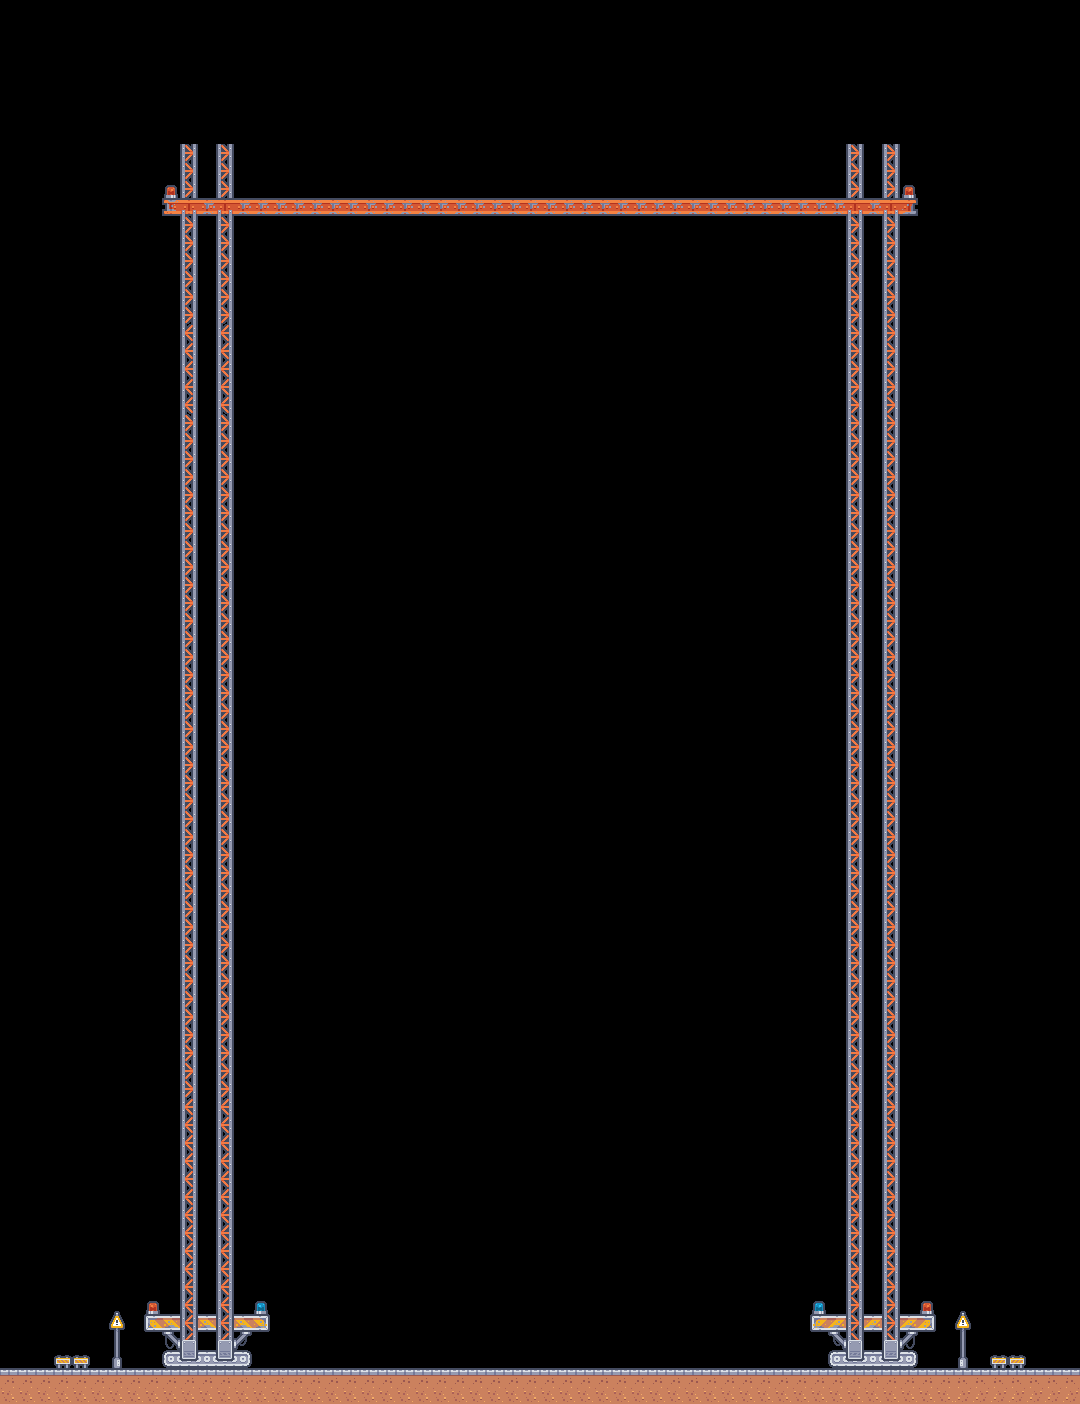

Below is a game level as drawn by its tile map, then a one-line description and the .tmx that defines it (tile-layer data replaced by summaries):
An orthogonal 60x78 tile map with 18x18 px tiles, 2 tile layers (Ground, Crane), 1 hidden layer not drawn, 2 tilesets and 50 objects.

<map version="1.9" tiledversion="1.9.2" orientation="orthogonal" renderorder="right-down" width="60" height="78" tilewidth="18" tileheight="18" infinite="0" nextlayerid="8" nextobjectid="52">
 <tileset firstgid="1" source="crane.tsx" />
 <tileset firstgid="113" source="foundation.tsx" />
 <layer id="2" name="Ground" width="60" height="78" offsetx="-0.00804921" offsety="-0.0416667">
  <data>[4680 cells, 120 non-empty, 2 distinct tile ids]</data>
 </layer>
 <layer id="3" name="Crane" width="60" height="78" offsetx="-0.00804921" offsety="-0.0416667">
  <data>[4680 cells, 348 non-empty, 22 distinct tile ids]</data>
 </layer>
 <layer id="4" name="Foundation" width="60" height="78" visible="0" offsetx="-0.00804921" offsety="-0.0416667">
  <data>[4680 cells, 40 non-empty, 1 distinct tile ids]</data>
 </layer>
 <objectgroup id="5" name="FoundationObj">
  <object id="1" x="449.894" y="1295.84" width="18.2029" height="18.2391" />
  <object id="51" x="450" y="1278" width="18.2029" height="18.2391" />
  <object id="21" x="450" y="1314" width="18.2029" height="18.2391" />
  <object id="31" x="450" y="1332" width="18.2029" height="18.2391" />
  <object id="41" x="450" y="1350" width="18.2029" height="18.2391" />
  <object id="3" x="468" y="1296" width="18.2029" height="18.2391" />
  <object id="50" x="468.106" y="1278.16" width="18.2029" height="18.2391" />
  <object id="20" x="468.106" y="1314.16" width="18.2029" height="18.2391" />
  <object id="30" x="468.106" y="1332.16" width="18.2029" height="18.2391" />
  <object id="40" x="468.106" y="1350.16" width="18.2029" height="18.2391" />
  <object id="4" x="486" y="1296" width="18.2029" height="18.2391" />
  <object id="49" x="486.106" y="1278.16" width="18.2029" height="18.2391" />
  <object id="19" x="486.106" y="1314.16" width="18.2029" height="18.2391" />
  <object id="29" x="486.106" y="1332.16" width="18.2029" height="18.2391" />
  <object id="39" x="486.106" y="1350.16" width="18.2029" height="18.2391" />
  <object id="5" x="504" y="1296" width="18.2029" height="18.2391" />
  <object id="48" x="504.106" y="1278.16" width="18.2029" height="18.2391" />
  <object id="18" x="504.106" y="1314.16" width="18.2029" height="18.2391" />
  <object id="28" x="504.106" y="1332.16" width="18.2029" height="18.2391" />
  <object id="38" x="504.106" y="1350.16" width="18.2029" height="18.2391" />
  <object id="6" x="522" y="1296" width="18.2029" height="18.2391" />
  <object id="47" x="522.106" y="1278.16" width="18.2029" height="18.2391" />
  <object id="17" x="522.106" y="1314.16" width="18.2029" height="18.2391" />
  <object id="27" x="522.106" y="1332.16" width="18.2029" height="18.2391" />
  <object id="37" x="522.106" y="1350.16" width="18.2029" height="18.2391" />
  <object id="7" x="540" y="1296" width="18.2029" height="18.2391" />
  <object id="46" x="540.106" y="1278.16" width="18.2029" height="18.2391" />
  <object id="16" x="540.106" y="1314.16" width="18.2029" height="18.2391" />
  <object id="26" x="540.106" y="1332.16" width="18.2029" height="18.2391" />
  <object id="36" x="540.106" y="1350.16" width="18.2029" height="18.2391" />
  <object id="8" x="558" y="1296" width="18.2029" height="18.2391" />
  <object id="45" x="558.106" y="1278.16" width="18.2029" height="18.2391" />
  <object id="15" x="558.106" y="1314.16" width="18.2029" height="18.2391" />
  <object id="25" x="558.106" y="1332.16" width="18.2029" height="18.2391" />
  <object id="35" x="558.106" y="1350.16" width="18.2029" height="18.2391" />
  <object id="9" x="576" y="1296" width="18.2029" height="18.2391" />
  <object id="44" x="576.106" y="1278.16" width="18.2029" height="18.2391" />
  <object id="14" x="576.106" y="1314.16" width="18.2029" height="18.2391" />
  <object id="24" x="576.106" y="1332.16" width="18.2029" height="18.2391" />
  <object id="34" x="576.106" y="1350.16" width="18.2029" height="18.2391" />
  <object id="10" x="594" y="1296" width="18.2029" height="18.2391" />
  <object id="43" x="594.106" y="1278.16" width="18.2029" height="18.2391" />
  <object id="13" x="594.106" y="1314.16" width="18.2029" height="18.2391" />
  <object id="23" x="594.106" y="1332.16" width="18.2029" height="18.2391" />
  <object id="33" x="594.106" y="1350.16" width="18.2029" height="18.2391" />
  <object id="11" x="612" y="1296" width="18.2029" height="18.2391" />
  <object id="42" x="612.106" y="1278.16" width="18.2029" height="18.2391" />
  <object id="12" x="612.106" y="1314.16" width="18.2029" height="18.2391" />
  <object id="22" x="612.106" y="1332.16" width="18.2029" height="18.2391" />
  <object id="32" x="612.106" y="1350.16" width="18.2029" height="18.2391" />
 </objectgroup>
</map>
